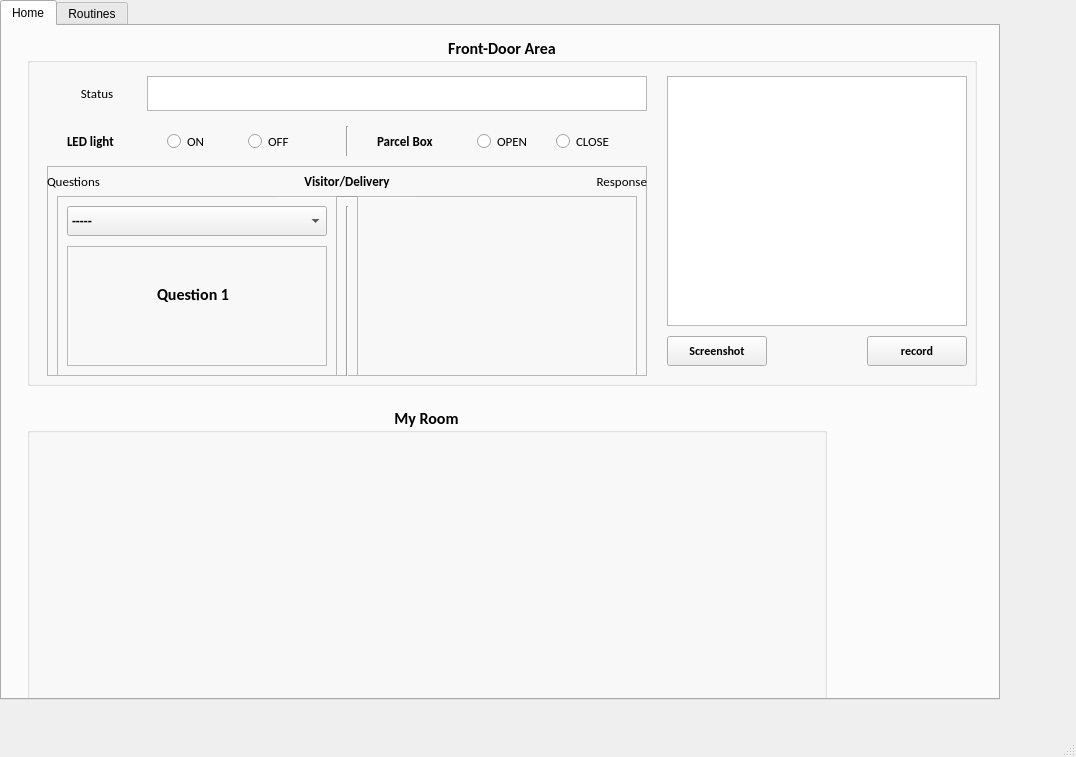
<?xml version="1.0" encoding="UTF-8"?>
<ui version="4.0">
 <class>MainWindow</class>
 <widget class="QMainWindow" name="MainWindow">
  <property name="geometry">
   <rect>
    <x>0</x>
    <y>0</y>
    <width>1076</width>
    <height>757</height>
   </rect>
  </property>
  <property name="windowTitle">
   <string>MainWindow</string>
  </property>
  <widget class="QWidget" name="centralwidget">
   <widget class="QTabWidget" name="WindowTabs">
    <property name="geometry">
     <rect>
      <x>0</x>
      <y>0</y>
      <width>1000</width>
      <height>700</height>
     </rect>
    </property>
    <property name="currentIndex">
     <number>0</number>
    </property>
    <property name="iconSize">
     <size>
      <width>30</width>
      <height>30</height>
     </size>
    </property>
    <widget class="QWidget" name="HomeTab">
     <attribute name="title">
      <string>Home</string>
     </attribute>
     <widget class="QGroupBox" name="DoorBox">
      <property name="geometry">
       <rect>
        <x>25</x>
        <y>10</y>
        <width>950</width>
        <height>350</height>
       </rect>
      </property>
      <property name="font">
       <font>
        <family>Calibri</family>
        <pointsize>12</pointsize>
        <weight>75</weight>
        <italic>false</italic>
        <bold>true</bold>
       </font>
      </property>
      <property name="title">
       <string>Front-Door Area</string>
      </property>
      <property name="alignment">
       <set>Qt::AlignCenter</set>
      </property>
      <widget class="QLabel" name="labelLight">
       <property name="geometry">
        <rect>
         <x>40</x>
         <y>90</y>
         <width>100</width>
         <height>30</height>
        </rect>
       </property>
       <property name="font">
        <font>
         <pointsize>10</pointsize>
         <weight>75</weight>
         <bold>true</bold>
        </font>
       </property>
       <property name="text">
        <string>LED light</string>
       </property>
       <property name="scaledContents">
        <bool>false</bool>
       </property>
       <property name="alignment">
        <set>Qt::AlignLeading|Qt::AlignLeft|Qt::AlignVCenter</set>
       </property>
      </widget>
      <widget class="QLabel" name="labelMotion">
       <property name="geometry">
        <rect>
         <x>20</x>
         <y>40</y>
         <width>100</width>
         <height>35</height>
        </rect>
       </property>
       <property name="font">
        <font>
         <pointsize>10</pointsize>
         <weight>50</weight>
         <bold>false</bold>
        </font>
       </property>
       <property name="text">
        <string>Status</string>
       </property>
       <property name="alignment">
        <set>Qt::AlignCenter</set>
       </property>
      </widget>
      <widget class="QTextBrowser" name="textBrowserStatus">
       <property name="geometry">
        <rect>
         <x>120</x>
         <y>40</y>
         <width>500</width>
         <height>35</height>
        </rect>
       </property>
       <property name="font">
        <font>
         <pointsize>10</pointsize>
        </font>
       </property>
      </widget>
      <widget class="QWidget" name="layoutWidget">
       <property name="geometry">
        <rect>
         <x>140</x>
         <y>90</y>
         <width>151</width>
         <height>31</height>
        </rect>
       </property>
       <layout class="QHBoxLayout" name="lightOptionLayout">
        <property name="spacing">
         <number>10</number>
        </property>
        <item>
         <widget class="QRadioButton" name="radioButtonLedOn">
          <property name="font">
           <font>
            <pointsize>10</pointsize>
            <weight>50</weight>
            <bold>false</bold>
            <kerning>true</kerning>
           </font>
          </property>
          <property name="text">
           <string>ON</string>
          </property>
         </widget>
        </item>
        <item>
         <widget class="QRadioButton" name="radioButtonLedOff">
          <property name="font">
           <font>
            <pointsize>10</pointsize>
            <weight>50</weight>
            <italic>false</italic>
            <bold>false</bold>
           </font>
          </property>
          <property name="text">
           <string>OFF</string>
          </property>
         </widget>
        </item>
       </layout>
      </widget>
      <widget class="QLabel" name="labelReceiver">
       <property name="geometry">
        <rect>
         <x>350</x>
         <y>90</y>
         <width>100</width>
         <height>30</height>
        </rect>
       </property>
       <property name="font">
        <font>
         <pointsize>10</pointsize>
         <weight>75</weight>
         <bold>true</bold>
        </font>
       </property>
       <property name="mouseTracking">
        <bool>false</bool>
       </property>
       <property name="text">
        <string>Parcel Box</string>
       </property>
       <property name="alignment">
        <set>Qt::AlignLeading|Qt::AlignLeft|Qt::AlignVCenter</set>
       </property>
      </widget>
      <widget class="QWidget" name="layoutWidget">
       <property name="geometry">
        <rect>
         <x>450</x>
         <y>90</y>
         <width>151</width>
         <height>31</height>
        </rect>
       </property>
       <layout class="QHBoxLayout" name="receiverOptionLayout">
        <item>
         <widget class="QRadioButton" name="radioButtonReceiverOff">
          <property name="font">
           <font>
            <pointsize>10</pointsize>
            <weight>50</weight>
            <bold>false</bold>
           </font>
          </property>
          <property name="text">
           <string>OPEN</string>
          </property>
         </widget>
        </item>
        <item>
         <widget class="QRadioButton" name="radioButtonReceiverClose">
          <property name="enabled">
           <bool>true</bool>
          </property>
          <property name="font">
           <font>
            <pointsize>10</pointsize>
            <weight>50</weight>
            <italic>false</italic>
            <bold>false</bold>
           </font>
          </property>
          <property name="text">
           <string>CLOSE</string>
          </property>
         </widget>
        </item>
       </layout>
      </widget>
      <widget class="QPushButton" name="buttonScreenshot_2">
       <property name="geometry">
        <rect>
         <x>840</x>
         <y>300</y>
         <width>100</width>
         <height>30</height>
        </rect>
       </property>
       <property name="font">
        <font>
         <pointsize>9</pointsize>
        </font>
       </property>
       <property name="text">
        <string>record</string>
       </property>
      </widget>
      <widget class="Line" name="line">
       <property name="geometry">
        <rect>
         <x>310</x>
         <y>90</y>
         <width>20</width>
         <height>30</height>
        </rect>
       </property>
       <property name="orientation">
        <enum>Qt::Vertical</enum>
       </property>
      </widget>
      <widget class="QFrame" name="guessInteractions">
       <property name="enabled">
        <bool>true</bool>
       </property>
       <property name="geometry">
        <rect>
         <x>20</x>
         <y>130</y>
         <width>600</width>
         <height>210</height>
        </rect>
       </property>
       <property name="frameShape">
        <enum>QFrame::StyledPanel</enum>
       </property>
       <property name="frameShadow">
        <enum>QFrame::Raised</enum>
       </property>
       <widget class="QLabel" name="label">
        <property name="geometry">
         <rect>
          <x>230</x>
          <y>0</y>
          <width>140</width>
          <height>30</height>
         </rect>
        </property>
        <property name="font">
         <font>
          <pointsize>10</pointsize>
         </font>
        </property>
        <property name="text">
         <string>Visitor/Delivery</string>
        </property>
        <property name="alignment">
         <set>Qt::AlignCenter</set>
        </property>
       </widget>
       <widget class="Line" name="line_2">
        <property name="geometry">
         <rect>
          <x>230</x>
          <y>30</y>
          <width>140</width>
          <height>3</height>
         </rect>
        </property>
        <property name="orientation">
         <enum>Qt::Horizontal</enum>
        </property>
       </widget>
       <widget class="Line" name="line_3">
        <property name="geometry">
         <rect>
          <x>290</x>
          <y>40</y>
          <width>20</width>
          <height>171</height>
         </rect>
        </property>
        <property name="orientation">
         <enum>Qt::Vertical</enum>
        </property>
       </widget>
       <widget class="QLabel" name="label_2">
        <property name="geometry">
         <rect>
          <x>0</x>
          <y>0</y>
          <width>140</width>
          <height>30</height>
         </rect>
        </property>
        <property name="font">
         <font>
          <pointsize>10</pointsize>
          <weight>50</weight>
          <bold>false</bold>
         </font>
        </property>
        <property name="text">
         <string>Questions</string>
        </property>
        <property name="alignment">
         <set>Qt::AlignLeading|Qt::AlignLeft|Qt::AlignVCenter</set>
        </property>
       </widget>
       <widget class="QLabel" name="label_3">
        <property name="geometry">
         <rect>
          <x>460</x>
          <y>0</y>
          <width>140</width>
          <height>30</height>
         </rect>
        </property>
        <property name="font">
         <font>
          <pointsize>10</pointsize>
          <weight>50</weight>
          <bold>false</bold>
         </font>
        </property>
        <property name="text">
         <string>Response</string>
        </property>
        <property name="alignment">
         <set>Qt::AlignRight|Qt::AlignTrailing|Qt::AlignVCenter</set>
        </property>
       </widget>
       <widget class="QFrame" name="questionWidget">
        <property name="geometry">
         <rect>
          <x>10</x>
          <y>30</y>
          <width>280</width>
          <height>180</height>
         </rect>
        </property>
        <property name="frameShape">
         <enum>QFrame::StyledPanel</enum>
        </property>
        <property name="frameShadow">
         <enum>QFrame::Raised</enum>
        </property>
        <widget class="QComboBox" name="comboBox">
         <property name="geometry">
          <rect>
           <x>10</x>
           <y>10</y>
           <width>260</width>
           <height>30</height>
          </rect>
         </property>
         <property name="font">
          <font>
           <pointsize>10</pointsize>
          </font>
         </property>
         <item>
          <property name="text">
           <string>-----</string>
          </property>
         </item>
         <item>
          <property name="text">
           <string>Apointment</string>
          </property>
         </item>
         <item>
          <property name="text">
           <string>Not a Home</string>
          </property>
         </item>
         <item>
          <property name="text">
           <string>Coming</string>
          </property>
         </item>
        </widget>
        <widget class="QFrame" name="quetion1">
         <property name="geometry">
          <rect>
           <x>10</x>
           <y>50</y>
           <width>260</width>
           <height>120</height>
          </rect>
         </property>
         <property name="frameShape">
          <enum>QFrame::StyledPanel</enum>
         </property>
         <property name="frameShadow">
          <enum>QFrame::Raised</enum>
         </property>
         <widget class="QLabel" name="label_4">
          <property name="geometry">
           <rect>
            <x>90</x>
            <y>40</y>
            <width>120</width>
            <height>16</height>
           </rect>
          </property>
          <property name="text">
           <string>Question 1</string>
          </property>
         </widget>
        </widget>
       </widget>
       <widget class="QFrame" name="responseWidget">
        <property name="geometry">
         <rect>
          <x>310</x>
          <y>30</y>
          <width>280</width>
          <height>180</height>
         </rect>
        </property>
        <property name="frameShape">
         <enum>QFrame::StyledPanel</enum>
        </property>
        <property name="frameShadow">
         <enum>QFrame::Raised</enum>
        </property>
       </widget>
      </widget>
      <widget class="QGraphicsView" name="cameraView">
       <property name="geometry">
        <rect>
         <x>640</x>
         <y>40</y>
         <width>300</width>
         <height>250</height>
        </rect>
       </property>
      </widget>
      <widget class="QPushButton" name="buttonScreenshot">
       <property name="geometry">
        <rect>
         <x>640</x>
         <y>300</y>
         <width>100</width>
         <height>30</height>
        </rect>
       </property>
       <property name="font">
        <font>
         <pointsize>9</pointsize>
        </font>
       </property>
       <property name="text">
        <string>Screenshot</string>
       </property>
      </widget>
     </widget>
     <widget class="QGroupBox" name="RoomBox">
      <property name="geometry">
       <rect>
        <x>25</x>
        <y>380</y>
        <width>800</width>
        <height>300</height>
       </rect>
      </property>
      <property name="font">
       <font>
        <family>Calibri</family>
        <pointsize>12</pointsize>
        <weight>75</weight>
        <bold>true</bold>
       </font>
      </property>
      <property name="title">
       <string>My Room</string>
      </property>
      <property name="alignment">
       <set>Qt::AlignCenter</set>
      </property>
     </widget>
    </widget>
    <widget class="QWidget" name="RoutineTab">
     <attribute name="title">
      <string>Routines</string>
     </attribute>
    </widget>
   </widget>
  </widget>
  <widget class="QMenuBar" name="menubar">
   <property name="geometry">
    <rect>
     <x>0</x>
     <y>0</y>
     <width>1076</width>
     <height>26</height>
    </rect>
   </property>
  </widget>
  <widget class="QStatusBar" name="statusbar"/>
 </widget>
 <resources>
  <include location="UI/icon.qrc"/>
 </resources>
 <connections/>
</ui>
